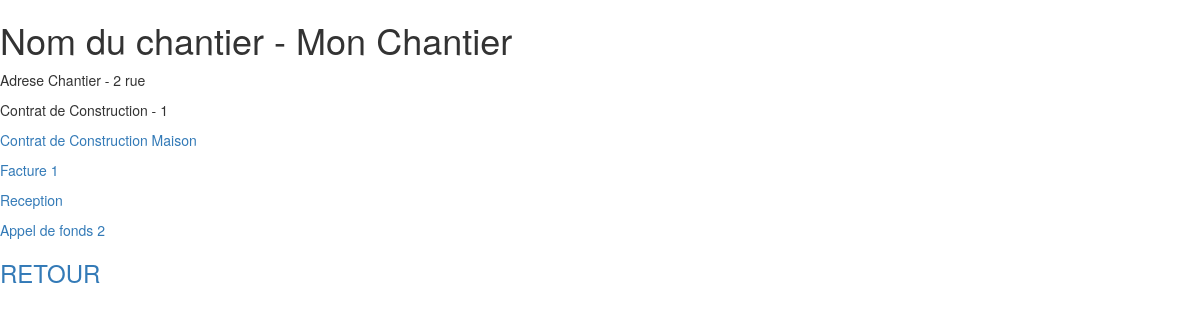
The page /chantiers/chantier/3 (signed in) on the database its author committed.
### chantiers/models.py (models this page shows, shortened)
class Chantier(models.Model):
    name = models.CharField(max_length=100)
    address = models.CharField(max_length=100)
    description = models.TextField(null=False)
    ccmi_doc = models.FileField(upload_to=renommage, verbose_name="CCMI")
    appel_1_doc = models.FileField(upload_to=renommage)
    appel_2_doc = models.FileField(upload_to=renommage)
    appel_3_doc = models.FileField(upload_to=renommage)
    appel_4_doc = models.FileField(upload_to=renommage)
    appel_5_doc = models.FileField(upload_to=renommage)
    reception_doc = models.FileField(upload_to=renommage)
    plans_os_doc = models.FileField(upload_to=renommage)
    user = models.ForeignKey(User, on_delete=models.CASCADE)

### chantiers/views.py (the view)
# urls.py: url(r'^chantier/(?P<pk>\d+)$', views.DetailChantier.as_view(), name ='chantier_detail'),
class DetailChantier(DetailView):
    context_object_name = "chantier"
    template_name = "chantiers/detail.html"
    model = Chantier

### chantiers/templates/chantiers/detail.html (shortened to what this page needs)
{% if user.id == chantier.user.id %}
<h1>Nom du chantier - {{ chantier.name }}</h1>
<p>Adrese Chantier - {{ chantier.address }}</p>
<p> Contrat de Construction - {{ chantier.ccmi_doc }} </p>
<p><a href="/doc/{{ chantier.ccmi_doc }}">Contrat de Construction Maison</a></p>
<p><a href="/doc/{{ chantier.appel_1_doc }}">Facture 1</a></p>
<p><a href="/doc/{{ chantier.reception_doc }}">Reception</a></p>
<p><a href="/doc/{{ chantier.appel_2_doc }}">Appel de fonds 2</a></p>
<h3><a href="{% url "chantier_liste" %}">RETOUR</a></h3>
{% else %}
<h1>MAUVAISE IDENTIFICATION</h1>
 {% endif %}
<link rel="stylesheet" href="https://maxcdn.bootstrapcdn.com/bootstrap/3.3.7/css/bootstrap.min.css">

### rows shown on the page
Chantier: name "Mon Chantier", address "2 rue", ccmi_doc "1"
